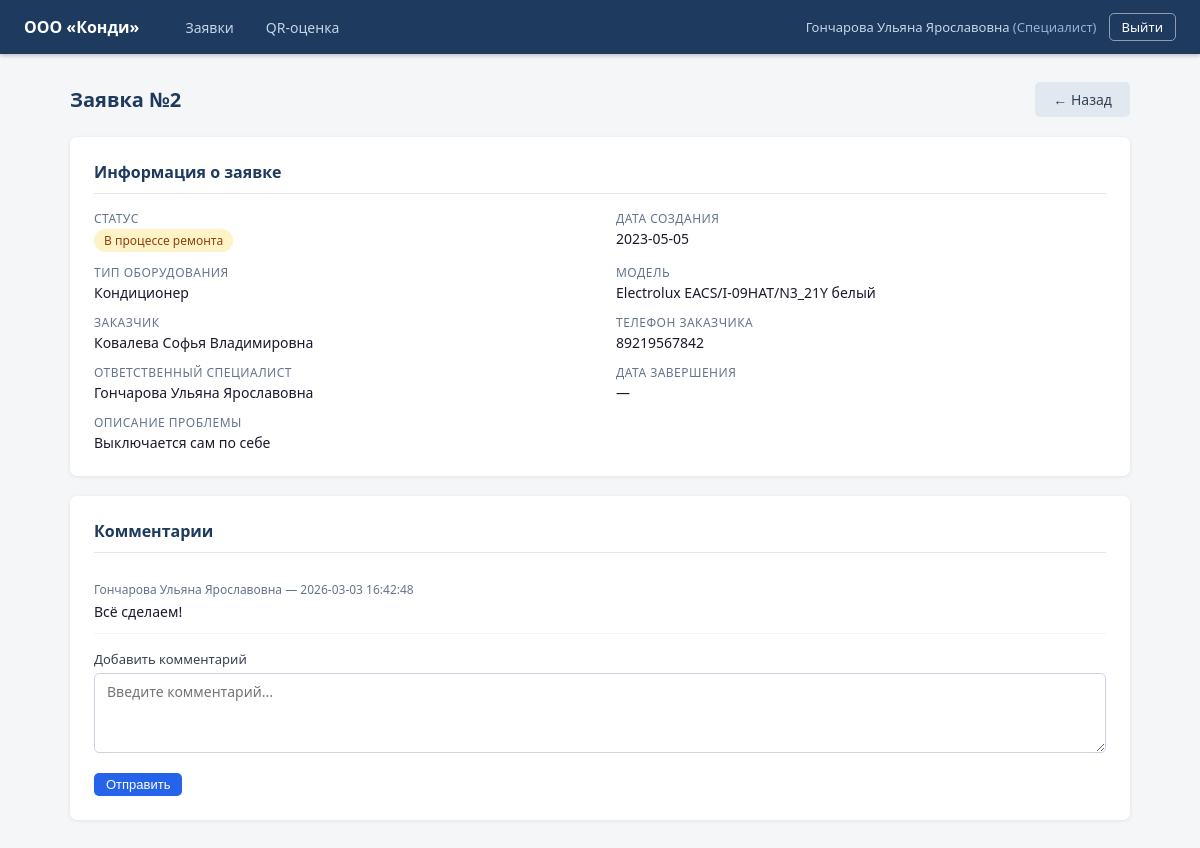
The app's page /requests/2 (signed in) with its own data.
### tables this page shows
CREATE TABLE users (
            user_id   INTEGER PRIMARY KEY AUTOINCREMENT,
            fio       TEXT NOT NULL,
            phone     TEXT NOT NULL,
            login     TEXT UNIQUE NOT NULL,
            password  TEXT NOT NULL,
            role      TEXT NOT NULL CHECK(role IN (
                'Администратор', 'Менеджер', 'Оператор', 'Специалист', 'Заказчик'
            ))
        );

CREATE TABLE requests (
            request_id          INTEGER PRIMARY KEY AUTOINCREMENT,
            start_date          TEXT NOT NULL,
            climate_tech_type   TEXT NOT NULL,
            climate_tech_model  TEXT NOT NULL,
            problem_description TEXT NOT NULL,
            request_status      TEXT NOT NULL DEFAULT 'Новая заявка' CHECK(request_status IN (
                'Новая заявка', 'В процессе ремонта',
                'Ожидание комплектующих', 'Готова к выдаче', 'Завершена'
            )),
            completion_date TEXT,
            repair_parts    TEXT,
            master_id       INTEGER REFERENCES users(user_id),
            client_id       INTEGER NOT NULL REFERENCES users(user_id)
        );

CREATE TABLE comments (
            comment_id INTEGER PRIMARY KEY AUTOINCREMENT,
            message    TEXT NOT NULL,
            created_at TEXT NOT NULL DEFAULT (datetime('now')),
            master_id  INTEGER NOT NULL REFERENCES users(user_id),
            request_id INTEGER NOT NULL REFERENCES requests(request_id)
        );

### app.py (the view)
@app.route('/requests/<int:request_id>')
@login_required
def request_detail(request_id):
    conn = get_db()
    req = conn.execute(
        '''SELECT r.*,
                  u_client.fio   AS client_fio,
                  u_client.phone AS client_phone,
                  u_master.fio   AS master_fio
           FROM requests r
           JOIN  users u_client ON r.client_id  = u_client.user_id
           LEFT JOIN users u_master ON r.master_id = u_master.user_id
           WHERE r.request_id = ?''',
        (request_id,)
    ).fetchone()
    if not req:
        conn.close()
        flash('Заявка с указанным номером не найдена.', 'error')
        return redirect(url_for('dashboard'))
    comments = conn.execute(
        '''SELECT c.*, u.fio AS author_fio
           FROM comments c
           JOIN users u ON c.master_id = u.user_id
           WHERE c.request_id = ?
           ORDER BY c.created_at''',
        (request_id,)
    ).fetchall()
    conn.close()
    return render_template('request_detail.html', req=req, comments=comments)

### app.py (called while the page is built)
def get_db():
    conn = sqlite3.connect(DB_PATH)
    conn.row_factory = sqlite3.Row
    return conn

def login_required(f):
    @wraps(f)
    def wrapper(*args, **kwargs):
        if 'user_id' not in session:
            return redirect(url_for('login'))
        return f(*args, **kwargs)
    return wrapper

### templates/request_detail.html (shortened to what this page needs)
{% extends 'base.html' %}
{% block content %}
<div class="page-header">
    <h1 class="page-title">Заявка №{{ req.request_id }}</h1>
    <div style="display:flex; gap:10px;">
        <a href="{{ url_for('dashboard') }}" class="btn btn-secondary">← Назад</a>
    </div>
</div>
<div class="card">
    <div class="card-title">Информация о заявке</div>
    <div class="detail-grid">
        <div class="detail-row">
            <span class="detail-label">Статус</span>
            <span class="detail-value">
                {% if req.request_status == 'Новая заявка' %}
                    <span class="badge badge-new">{{ req.request_status }}</span>
                {% elif req.request_status == 'В процессе ремонта' %}
                    <span class="badge badge-process">{{ req.request_status }}</span>
                {% elif req.request_status == 'Ожидание комплектующих' %}
                    <span class="badge badge-waiting">{{ req.request_status }}</span>
                {% elif req.request_status == 'Готова к выдаче' %}
                    <span class="badge badge-ready">{{ req.request_status }}</span>
                {% else %}
                    <span class="badge badge-done">{{ req.request_status }}</span>
                {% endif %}
            </span>
        </div>
        <div class="detail-row">
            <span class="detail-label">Дата создания</span>
            <span class="detail-value">{{ req.start_date }}</span>
        </div>
        <div class="detail-row">
            <span class="detail-label">Тип оборудования</span>
            <span class="detail-value">{{ req.climate_tech_type }}</span>
        </div>
        <div class="detail-row">
            <span class="detail-label">Модель</span>
            <span class="detail-value">{{ req.climate_tech_model }}</span>
        </div>
        <div class="detail-row">
            <span class="detail-label">Заказчик</span>
            <span class="detail-value">{{ req.client_fio }}</span>
        </div>
        <div class="detail-row">
            <span class="detail-label">Телефон заказчика</span>
            <span class="detail-value">{{ req.client_phone }}</span>
        </div>
        <div class="detail-row">
            <span class="detail-label">Ответственный специалист</span>
            <span class="detail-value">{{ req.master_fio or '—' }}</span>
        </div>
        <div class="detail-row">
            <span class="detail-label">Дата завершения</span>
            <span class="detail-value">{{ req.completion_date or '—' }}</span>
        </div>
        <div class="detail-row" style="grid-column: 1 / -1;">
            <span class="detail-label">Описание проблемы</span>
            <span class="detail-value">{{ req.problem_description }}</span>
        </div>
    </div>
</div>
<div class="card">
    <div class="card-title">Комментарии</div>
    {% if comments %}
        {% for c in comments %}
        <div class="comment">
            <div class="comment-meta">{{ c.author_fio }} — {{ c.created_at }}</div>
            <div class="comment-text">{{ c.message }}</div>
        </div>
        {% endfor %}
    {% else %}
        <p style="color:#94a3b8; font-size:14px;">Комментариев пока нет.</p>
    {% endif %}
    {% if session.role in ('Специалист', 'Менеджер', 'Администратор', 'Оператор') %}
    <form method="POST" action="{{ url_for('add_comment', request_id=req.request_id) }}" style="margin-top:16px;">
        <div class="form-group">
            <label for="message">Добавить комментарий</label>
            <textarea id="message" name="message" placeholder="Введите комментарий..."></textarea>
        </div>
        <button type="submit" class="btn btn-primary btn-sm">Отправить</button>
    </form>
    {% endif %}
</div>
{% endblock %}

### templates/base.html (shortened to what this page needs)
<!DOCTYPE html>
<html lang="ru">
<head>
    <link rel="stylesheet" href="{{ url_for('static', filename='css/style.css') }}">
</head>
<body>
{% if session.user_id %}
<header class="header">
    <div class="header-inner">
        <a href="{{ url_for('dashboard') }}" class="logo">ООО «Конди»</a>
        <nav class="nav">
            <a href="{{ url_for('dashboard') }}" class="nav-link {% if request.endpoint == 'dashboard' %}active{% endif %}">Заявки</a>
            <a href="{{ url_for('qr_page') }}" class="nav-link {% if request.endpoint == 'qr_page' %}active{% endif %}">QR-оценка</a>
        </nav>
        <div class="header-user">
            <span class="user-info">{{ session.fio }} <em>({{ session.role }})</em></span>
            <a href="{{ url_for('logout') }}" class="btn btn-sm btn-outline">Выйти</a>
        </div>
    </div>
</header>
{% endif %}
<main class="main">
    <div class="container">
        {% block content %}{% endblock %}
    </div>
</main>
</body>
</html>

### static/css/style.css (style rules this page uses)
*, *::before, *::after { box-sizing: border-box; margin: 0; padding: 0; }
body { font-family: 'Segoe UI', Tahoma, Geneva, Verdana, sans-serif; font-size: 14px; background: #f4f6f8; color: #1a1a2e; min-height: 100vh; }
a { color: #2563eb; text-decoration: none; }
.header { background: #1e3a5f; color: #fff; padding: 0 24px; height: 54px; display: flex; align-items: center; position: sticky; top: 0; z-index: 100; box-shadow: 0 2px 4px rgba(0,0,0,0.2); }
.header-inner { display: flex; align-items: center; gap: 32px; width: 100%; }
.logo { color: #fff; font-weight: 700; font-size: 16px; white-space: nowrap; text-decoration: none; }
.nav { display: flex; gap: 4px; flex: 1; }
.nav-link { color: #c5d5e8; padding: 6px 14px; border-radius: 4px; font-size: 14px; text-decoration: none; transition: background 0.15s, color 0.15s; }
.header-user { display: flex; align-items: center; gap: 12px; white-space: nowrap; }
.user-info { color: #c5d5e8; font-size: 13px; }
.user-info em { font-style: normal; color: #93b4d4; }
.main { padding: 28px 0; }
.container { max-width: 1100px; margin: 0 auto; padding: 0 20px; }
.page-header { display: flex; justify-content: space-between; align-items: center; margin-bottom: 20px; }
.page-title { font-size: 20px; font-weight: 600; color: #1e3a5f; }
.btn { display: inline-block; padding: 8px 18px; border-radius: 5px; font-size: 14px; font-weight: 500; cursor: pointer; border: none; text-decoration: none; transition: background 0.15s, opacity 0.15s; white-space: nowrap; }
.btn-primary { background: #2563eb; color: #fff; }
.btn-outline { background: transparent; color: #fff; border: 1px solid rgba(255,255,255,0.5); padding: 5px 14px; }
.btn-secondary { background: #e2e8f0; color: #334155; }
.btn-sm { padding: 4px 12px; font-size: 13px; }
.badge { display: inline-block; padding: 3px 10px; border-radius: 20px; font-size: 12px; font-weight: 500; white-space: nowrap; }
.badge-process { background: #fef3c7; color: #92400e; }
.card { background: #fff; border-radius: 7px; box-shadow: 0 1px 4px rgba(0,0,0,0.08); padding: 24px; margin-bottom: 20px; }
.card-title { font-size: 16px; font-weight: 600; color: #1e3a5f; margin-bottom: 16px; border-bottom: 1px solid #e2e8f0; padding-bottom: 10px; }
.detail-grid { display: grid; grid-template-columns: 1fr 1fr; gap: 12px 32px; }
.detail-row { display: flex; flex-direction: column; gap: 2px; }
.detail-label { font-size: 12px; color: #64748b; font-weight: 500; text-transform: uppercase; letter-spacing: 0.04em; }
.detail-value { font-size: 14px; color: #1a1a2e; }
.form-group { margin-bottom: 16px; }
.form-group label { display: block; font-size: 13px; font-weight: 500; color: #374151; margin-bottom: 5px; }
.form-group input, .form-group select, .form-group textarea { width: 100%; padding: 8px 12px; border: 1px solid #cbd5e1; border-radius: 5px; font-size: 14px; color: #1a1a2e; background: #fff; transition: border-color 0.15s; font-family: inherit; }
.form-group textarea { resize: vertical; min-height: 80px; }
.comment { padding: 12px 0; border-bottom: 1px solid #f1f5f9; }
.comment-meta { font-size: 12px; color: #64748b; margin-bottom: 4px; }
.comment-text { font-size: 14px; color: #1a1a2e; }

### records on screen
users: fio "Гончарова Ульяна Ярославовна", role "Специалист"
requests: request_id "2", request_status "В процессе ремонта", start_date "2023-05-05", climate_tech_type "Кондиционер", climate_tech_model "Electrolux EACS/I-09HAT/N3_21Y белый", problem_description "Выключается сам по себе"
users: client_fio "Ковалева Софья Владимировна", client_phone "89219567842"
comments: author_fio "Гончарова Ульяна Ярославовна", created_at "2026-03-03 16:42:48", message "Всё сделаем!"

### other values on screen
{{ req.completion_date or '—' }} "—"
